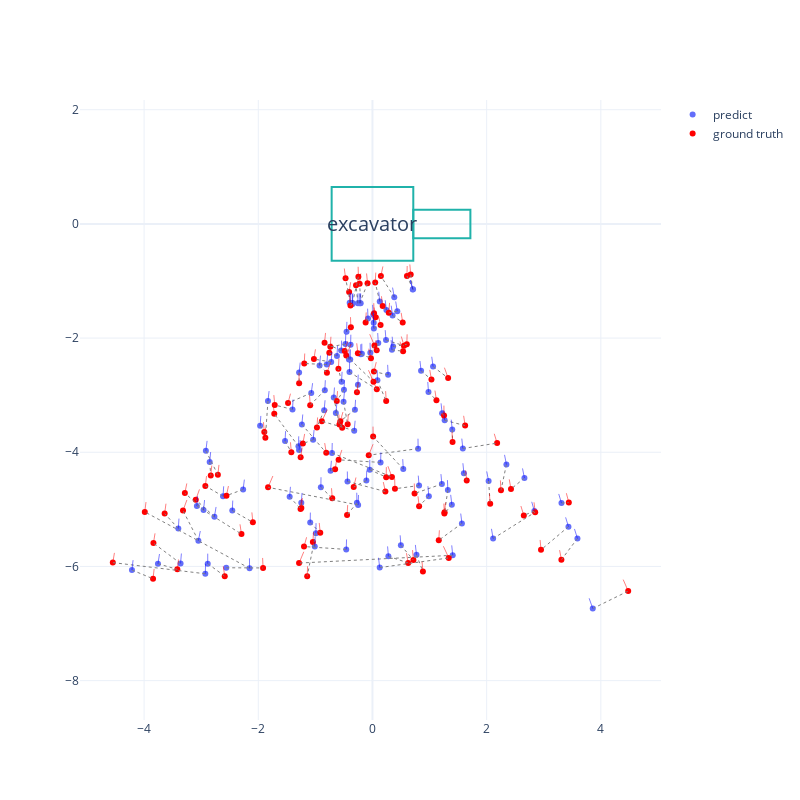

This figure's notebook cell:
### Code cell
fig = pose_utils.compare_optical_poses(
    d_true, theta_true, yaw_true, 
    d_list, theta_list, yaw_list, 
    # footprint='small_scout_1', 
    footprint='small_excavator_1', 
#     footprint='hopper',
    yaw_viz_offset=np.pi/2.
)
fig
